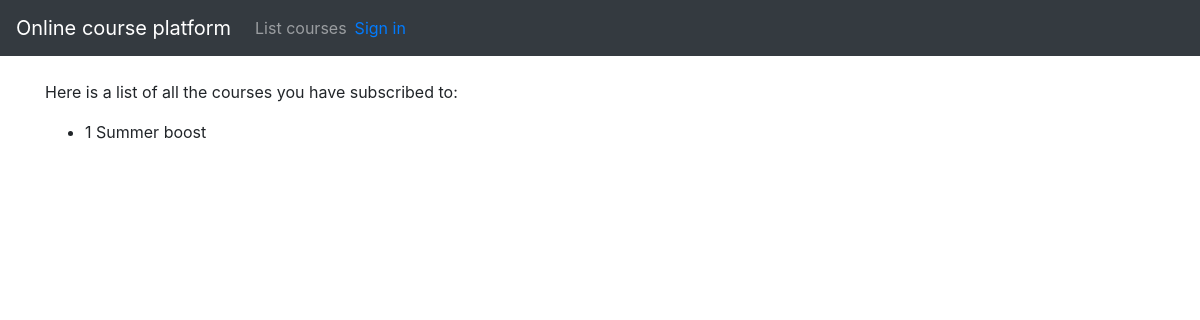
The page /your_courses on the database as committed earlier.
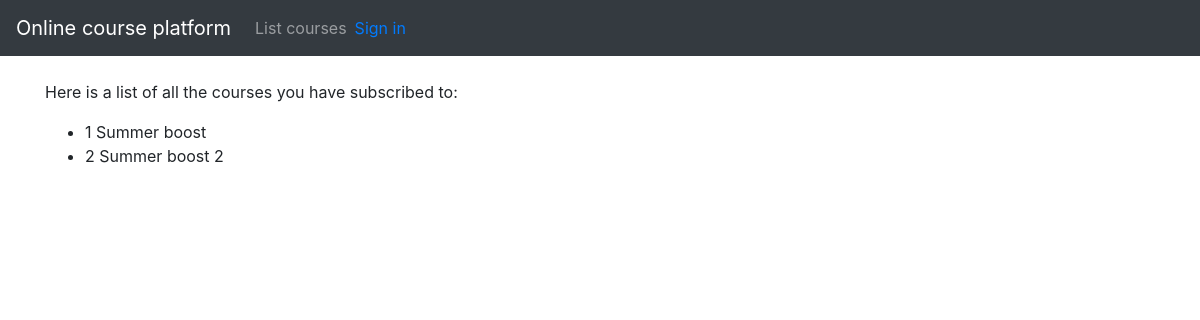
The same page on the database as committed later.
### application/courses/models.py (models this page shows, shortened)
class Course(Base):
    name = db.Column(db.String(144), nullable=False)
    done = db.Column(db.Boolean, nullable=False)
    account_id = db.Column(db.Integer, db.ForeignKey('account.id'),
                           nullable=False)

### application/courses/views.py (the view)
@app.route("/your_courses", methods=["GET"])
def your_courses_index():
	return render_template("courses/your_courses.html", your_courses=User.find_users_subscriptions())

### application/auth/models.py (called while the page is built)
    @staticmethod
    def find_users_subscriptions(done='1'):
        stmt = text("SELECT Course.id, Course.name FROM Course"
                     " LEFT JOIN Account ON Course.account_id = Account.id"
                     " WHERE (Course.done = :done)"
                     " GROUP BY Course.id"
                     " HAVING COUNT(*) > 0").params(done=done)
        res = db.engine.execute(stmt)
        response = []
        for row in res:
            response.append({"id":row[0], "name":row[1]})
        return response

### application/templates/courses/your_courses.html
{% extends "layout.html" %}
{% block body %}
{% if your_courses is defined %}
<p>
  Here is a list of all the courses you have subscribed to:
</p>
<ul>
  {% for user in your_courses %}
  <li>
    {{user.id}} {{user.name}}
  </li>
  {% endfor %}
</ul>
{% endif %}
{% endblock %}

Rows that differ between the two databases and show on the page:
added Course: id "2", name "Summer boost 2"
